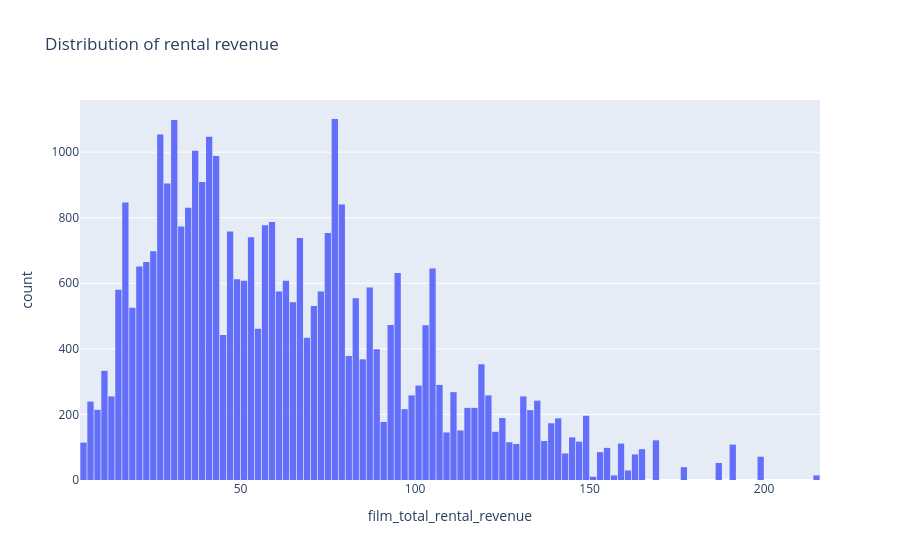

This figure's notebook cell:
### Code cell
# Distribution of rental_revenue
fig = px.histogram(
    df,
    x='film_total_rental_revenue',
    title=' Distribution of rental revenue'
)
fig.update_layout(bargap=0.1)
fig.show()

### Figure 1 — Plotly figure (JSON) as saved in the notebook; plotly's stock layout.template omitted (floating-point values rounded to 4 significant figures; data arrays with more than 128 entries replaced by an {"elided": "..."} marker saying what was removed)
{"data": [{"bingroup": "x", "hovertemplate": "film_total_rental_revenue=%{x}<br>count=%{y}<extra></extra>", "legendgroup": "", "marker": {"color": "#636efa", "pattern": {"shape": ""}}, "name": "", "orientation": "v", "showlegend": false, "type": "histogram", "x": {"elided": "36159 float values"}, "xaxis": "x", "yaxis": "y"}], "layout": {"bargap": 0.1, "barmode": "relative", "legend": {"tracegroupgap": 0}, "title": {"text": " Distribution of rental revenue"}, "xaxis": {"anchor": "y", "domain": [0, 1], "title": {"text": "film_total_rental_revenue"}}, "yaxis": {"anchor": "x", "domain": [0, 1], "title": {"text": "count"}}}}
